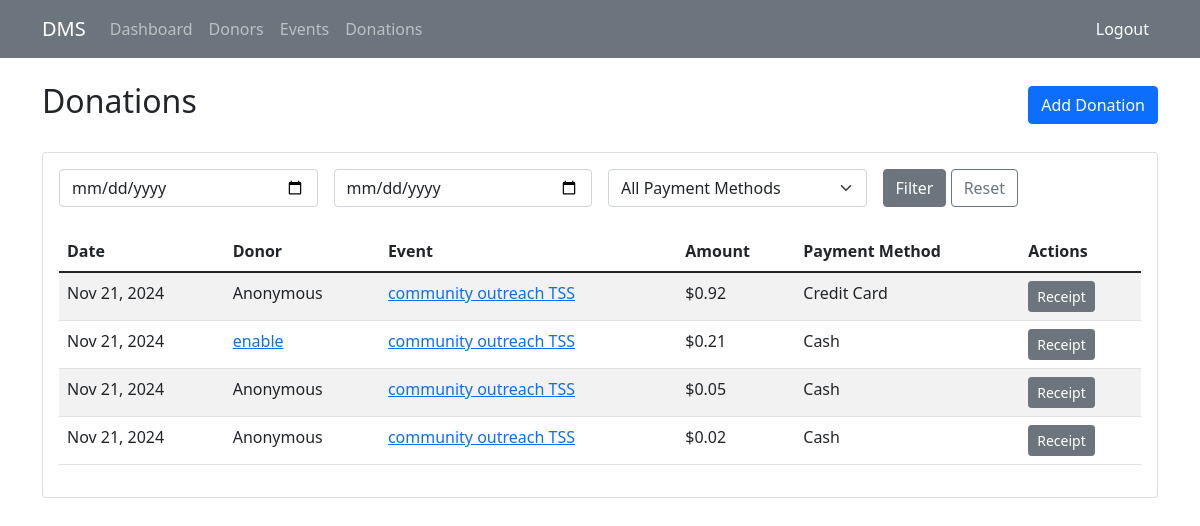
Page /donations/ (signed in) on the committed database.
### donations/models.py (models this page shows, shortened)
class Donation(models.Model):
    PAYMENT_METHODS = (
        ('cash', 'Cash'),
        ('check', 'Check'),
        ('credit_card', 'Credit Card'),
        ('bank_transfer', 'Bank Transfer'),
    )
    id = models.UUIDField(primary_key=True, default=uuid.uuid4, editable=False)
    donor = models.ForeignKey('donors.Donor', on_delete=models.CASCADE)
    event = models.ForeignKey('events.Event', on_delete=models.CASCADE, null=True, blank=True)
    amount = models.DecimalField(max_digits=10, decimal_places=2)
    payment_method = models.CharField(max_length=20, choices=PAYMENT_METHODS)
    is_anonymous = models.BooleanField(default=False)
    notes = models.TextField(blank=True)
    donation_date = models.DateTimeField(auto_now_add=True)
    receipt_sent = models.BooleanField(default=False)
    class Meta:
        ordering = ['-donation_date']

### events/models.py (models this page shows, shortened)
class Event(models.Model):
    STATUS_CHOICES = (
        ('upcoming', 'Upcoming'),
        ('ongoing', 'Ongoing'),
        ('completed', 'Completed'),
    )
    name = models.CharField(max_length=200)
    date = models.DateField()
    location = models.CharField(max_length=200)
    description = models.TextField()
    donation_goal = models.DecimalField(max_digits=10, decimal_places=2)
    image = models.ImageField(upload_to='events/', blank=True, null=True)
    status = models.CharField(max_length=10, choices=STATUS_CHOICES, default='upcoming')
    created_at = models.DateTimeField(auto_now_add=True)
    updated_at = models.DateTimeField(auto_now=True)
    class Meta:
        ordering = ['-date']

### donors/models.py (models this page shows, shortened)
class Donor(models.Model):
    CONTACT_CHOICES = (
        ('email', 'Email'),
        ('phone', 'Phone'),
    )
    name = models.CharField(max_length=200)
    email = models.EmailField()
    phone = models.CharField(max_length=15)
    address = models.TextField(blank=True)
    preferred_contact_method = models.CharField(
        max_length=10,
        choices=CONTACT_CHOICES,
        default='email'
    )
    created_at = models.DateTimeField(auto_now_add=True)
    updated_at = models.DateTimeField(auto_now=True)
    class Meta:
        ordering = ['name']

### donations/views.py (the view)
# urls.py: path('', views.DonationListView.as_view(), name='donation-list'),
class DonationListView(LoginRequiredMixin, ListView):
    model = Donation
    template_name = 'donations/donation_list.html'
    context_object_name = 'donations'
    paginate_by = 10
    def get_queryset(self):
        queryset = super().get_queryset()
        donor_id = self.request.GET.get('donor')
        event_id = self.request.GET.get('event')
        if donor_id:
            queryset = queryset.filter(donor_id=donor_id)
        if event_id:
            queryset = queryset.filter(event_id=event_id)
        return queryset

### templates/donations/donation_list.html (shortened to what this page needs)
{% extends 'base.html' %}
{% block content %}
<div class="d-flex justify-content-between align-items-center mb-4">
    <h2>Donations</h2>
    <a href="{% url 'donation-create' %}" class="btn btn-primary">Add Donation</a>
</div>
<div class="card">
    <div class="card-body">
        <form method="get" class="mb-4">
            <div class="row g-3">
                <div class="col-md-3">
                    <input type="date" name="start_date" class="form-control"
                           value="{{ request.GET.start_date }}" placeholder="Start Date">
                </div>
                <div class="col-md-3">
                    <input type="date" name="end_date" class="form-control"
                           value="{{ request.GET.end_date }}" placeholder="End Date">
                </div>
                <div class="col-md-3">
                    <select name="payment_method" class="form-select">
                        <option value="">All Payment Methods</option>
                    </select>
                </div>
                <div class="col-auto">
                    <button type="submit" class="btn btn-secondary">Filter</button>
                    <a href="{% url 'donation-list' %}" class="btn btn-outline-secondary">Reset</a>
                </div>
            </div>
        </form>
        <div class="table-responsive">
            <table class="table table-striped">
                <thead>
                    <tr>
                        <th>Date</th>
                        <th>Donor</th>
                        <th>Event</th>
                        <th>Amount</th>
                        <th>Payment Method</th>
                        <th>Actions</th>
                    </tr>
                </thead>
                <tbody>
                    {% for donation in donations %}
                    <tr>
                        <td>{{ donation.donation_date|date:"M d, Y" }}</td>
                        <td>
                            {% if donation.is_anonymous %}
                                Anonymous
                            {% else %}
                                <a href="{% url 'donor-detail' donation.donor.pk %}">
                                    {{ donation.donor.name }}
                                </a>
                            {% endif %}
                        </td>
                        <td>
                            <a href="{% url 'event-detail' donation.event.pk %}">
                                {{ donation.event.name }}
                            </a>
                        </td>
                        <td>${{ donation.amount|floatformat:2 }}</td>
                        <td>{{ donation.get_payment_method_display }}</td>
                        <td>
                            <a href="{% url 'generate-receipt' donation.id %}"
                               class="btn btn-sm btn-secondary">Receipt</a>
                        </td>
                    </tr>
                    {% empty %}
                    <tr>
                        <td colspan="6" class="text-center">No donations found.</td>
                    </tr>
                    {% endfor %}
                </tbody>
            </table>
        </div>
    </div>
</div>
{% endblock %}

### rows in the picture
Donation: donation_date "Nov 21, 2024", is_anonymous "Anonymous", event.name "community outreach TSS", amount "0.92", payment_method "Credit Card"
Donation: donation_date "Nov 21, 2024", donor.name "enable", event.name "community outreach TSS", amount "0.21", payment_method "Cash"
Donation: donation_date "Nov 21, 2024", is_anonymous "Anonymous", event.name "community outreach TSS", amount "0.05", payment_method "Cash"
Donation: donation_date "Nov 21, 2024", is_anonymous "Anonymous", event.name "community outreach TSS", amount "0.02", payment_method "Cash"
